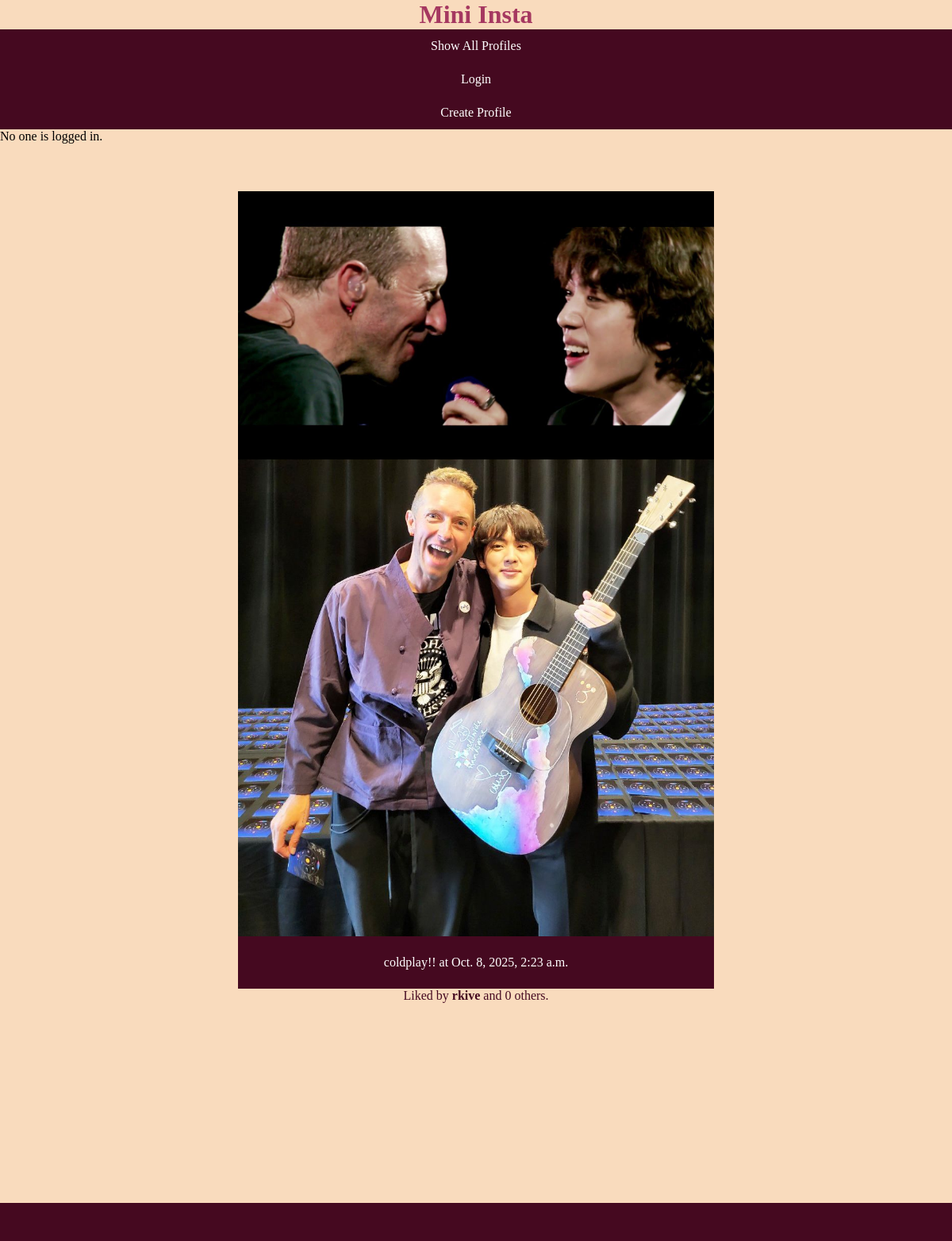
Screenshot of /mini_insta/post/22 with the database file from the repository.
### mini_insta/models.py (models this page shows, shortened)
class Photo(models.Model):
    post = models.ForeignKey(Post, on_delete=models.CASCADE) #foreign key
    image_url = models.URLField(blank=True)
    image_file = models.ImageField(blank=True)
    timestamp = models.DateTimeField(auto_now=True)
    def get_image_url(self):
        if self.image_url:
            return self.image_url
        else:
            return self.image_file.url

class Post(models.Model):
    profile = models.ForeignKey(Profile, on_delete=models.CASCADE) #foreign key
    timestamp = models.DateTimeField(auto_now=True)
    caption = models.TextField(blank=True)
    def get_all_photos(self):
        photos = Photo.objects.filter(post=self)
        return photos
    def get_all_comments(self):
        comments = Comment.objects.filter(post=self)
        return comments
    def get_first_like(self):
        like = Like.objects.filter(post=self).first()
        return like
    def get_num_likes(self):
        likes = Like.objects.filter(post=self).count()
        return (likes - 1)

class Like(models.Model):
    post = models.ForeignKey(Post, on_delete=models.CASCADE)
    profile = models.ForeignKey(Profile, on_delete=models.CASCADE)
    timestamp = models.DateTimeField(auto_now=True)

class Profile(models.Model):
    username = models.TextField(blank=True)
    display_name = models.TextField(blank=True)
    profile_image_url = models.URLField(blank=True)
    bio_text = models.TextField(blank=True)
    join_date = models.DateTimeField(auto_now=True)
    user = models.ForeignKey(User, on_delete=models.CASCADE)

### mini_insta/views.py (the view)
# urls.py: path(r'post/<int:pk>', PostDetailView.as_view(), name='show_post'),
class PostDetailView(DetailView):
    model = Post
    template_name = "mini_insta/show_post.html"
    context_object_name = "post" # note singular variable name
    def get_context_data(self, **kwargs):
        context = super().get_context_data(**kwargs)
        post = self.get_object()
        user = self.request.user
        context["photos"] = post.get_all_photos()  # explicitly call the method
        if user.is_authenticated:
            current_profile = get_object_or_404(Profile, user=user)
            context["current_profile"] = current_profile
            context["has_liked"] = post.get_likes().filter(profile=current_profile).exists()
        else:
            context["current_profile"] = None
            context["has_liked"] = False
        return context

### mini_insta/templates/mini_insta/show_post.html (shortened to what this page needs)
{% extends 'mini_insta/base.html' %}
{% block content %}
    <div id="post-content">
        {% for photo in post.get_all_photos %}
            {% if photo.get_image_url %}
                <img src="{{ photo.get_image_url }}">
            {% endif %}
        {% endfor %}
        <div id="post-caption">
            <p>
                {{ post.caption }} at {{ post.timestamp }}
            </p>
        </div>
        <div id="likes">
            {% if post.get_first_like %}
                <p>Liked by
                    <strong>{{post.get_first_like.profile.username}}</strong>
                    and {{post.get_num_likes}} others.
                </p>
            {% else %}
                <p>No likes.</p>
            {% endif %}
        </div>
    </div>
{% endblock %}

### static/static.css (style rules this page uses)
html { background-color: #f9dbbd; }
p { text-align: center; color: #450920 }
img { display: block; margin: 0 auto; width: 50%; }
* { margin: 0; }
#post-caption { background-color: #450920; margin: auto; width: 50%; padding: 2% 0; }
#post-caption p { color: white; text-decoration: none; }
#post-content { padding-top: 5%; padding-bottom: 25%; }

### rows the page displays
Photo: get_image_url (picture)
Photo: get_image_url (picture)
Post: caption "coldplay!!", timestamp "Oct. 8, 2025, 2:23 a.m.", get_first_like.profile.username "rkive", get_num_likes "0"
